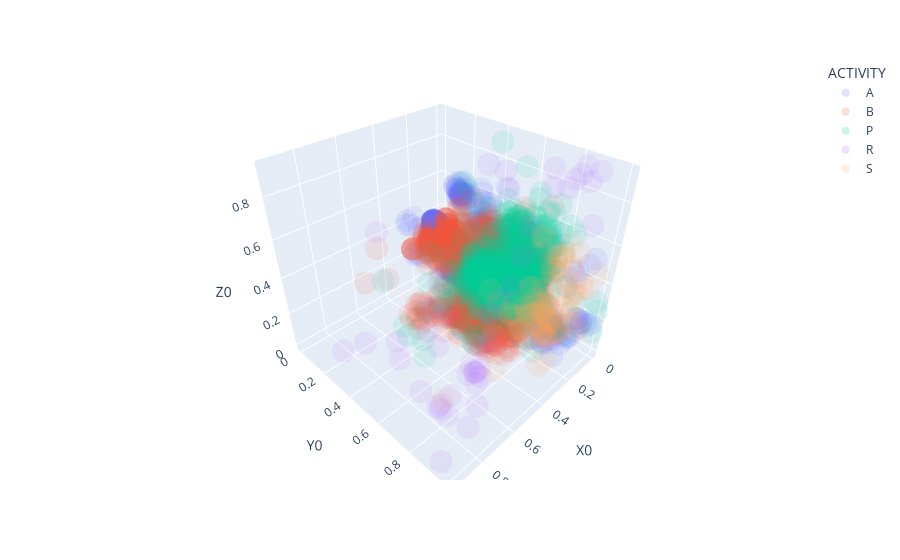

Notebook code cell kept with this figure:
### Code cell
n = str(0)
dlist = "(dfmain['X3']!=0) &(dfmain['X4']!=0) & (dfmain['X5']!=0) &(dfmain['X6']!=0) &(dfmain['X7']!=0) &(dfmain['X8']!=0) &(dfmain['X9']!=0)"
dd = dfmain[eval(dlist)]
dd = dd[dd['ACTIVITY'].isin(['A', 'B', 'P', 'R', 'S'])]
print(dd.columns)
px.scatter_3d(dd, x='X'+n, y='Y'+n, z='Z'+n, opacity=0.1, color='ACTIVITY')

### Figure 1 — Plotly figure (JSON) as saved in the notebook; plotly's stock layout.template omitted (floating-point values rounded to 4 significant figures; data arrays with more than 128 entries replaced by an {"elided": "..."} marker saying what was removed)
{"data": [{"hovertemplate": "ACTIVITY=A<br>X0=%{x}<br>Y0=%{y}<br>Z0=%{z}<extra></extra>", "legendgroup": "A", "marker": {"color": "#636efa", "opacity": 0.1, "symbol": "circle"}, "mode": "markers", "name": "A", "scene": "scene", "showlegend": true, "type": "scatter3d", "x": {"elided": "523 float values"}, "y": {"elided": "523 float values"}, "z": {"elided": "523 float values"}}, {"hovertemplate": "ACTIVITY=B<br>X0=%{x}<br>Y0=%{y}<br>Z0=%{z}<extra></extra>", "legendgroup": "B", "marker": {"color": "#EF553B", "opacity": 0.1, "symbol": "circle"}, "mode": "markers", "name": "B", "scene": "scene", "showlegend": true, "type": "scatter3d", "x": {"elided": "1238 float values"}, "y": {"elided": "1238 float values"}, "z": {"elided": "1238 float values"}}, {"hovertemplate": "ACTIVITY=P<br>X0=%{x}<br>Y0=%{y}<br>Z0=%{z}<extra></extra>", "legendgroup": "P", "marker": {"color": "#00cc96", "opacity": 0.1, "symbol": "circle"}, "mode": "markers", "name": "P", "scene": "scene", "showlegend": true, "type": "scatter3d", "x": {"elided": "762 float values"}, "y": {"elided": "762 float values"}, "z": {"elided": "762 float values"}}, {"hovertemplate": "ACTIVITY=R<br>X0=%{x}<br>Y0=%{y}<br>Z0=%{z}<extra></extra>", "legendgroup": "R", "marker": {"color": "#ab63fa", "opacity": 0.1, "symbol": "circle"}, "mode": "markers", "name": "R", "scene": "scene", "showlegend": true, "type": "scatter3d", "x": [0.92, 0.03, 0, 0.045, 0.05, 0.055, 0.06, 0.045, 0.05, 0.07, 0.04, 0.04, 0.05, 0.835, 0.62, 0.94, 0.795, 0.825, 0.01, 0.165, 0.285, 0.645, 0.605, 0.65, 0.705, 0.79, 0.775, 0.63, 0.68, 0.765, 0.015, 0.81, 0.82, 0.79, 0.83, 0.83, 0.73, 0.835, 0.755, 0.755, 0.665, 0.74, 0.76, 0.75, 0.83, 0.845], "y": [0.64, 0.915, 0.895, 0.88, 0.72, 0.715, 0.795, 0.855, 0.815, 0.85, 0.48, 0.455, 0.36, 0.825, 0.65, 0.945, 0.935, 0.785, 0.455, 0.705, 0.76, 0.91, 0.865, 0.84, 0.9, 0.725, 0.975, 0.805, 0.89, 0.92, 0.53, 1, 0.995, 1, 0.995, 0.995, 0.205, 0.165, 0.735, 0.795, 0.725, 0.74, 0.76, 0.625, 0.585, 0.615], "z": [0.905, 0.675, 0.9, 0.865, 0.79, 0.875, 0.815, 0.925, 0.855, 0.895, 0.69, 0.775, 0.78, 0.48, 0.39, 0.035, 0.39, 0.62, 0.015, 0.64, 0.565, 0.44, 0.515, 0.37, 0.245, 0.455, 0.395, 0.22, 0.085, 0.055, 0.15, 0.48, 0.465, 0.57, 0.475, 0.47, 0.01, 0, 0.01, 0.005, 0, 0.02, 0.02, 0.015, 0.34, 0.275]}, {"hovertemplate": "ACTIVITY=S<br>X0=%{x}<br>Y0=%{y}<br>Z0=%{z}<extra></extra>", "legendgroup": "S", "marker": {"color": "#FFA15A", "opacity": 0.1, "symbol": "circle"}, "mode": "markers", "name": "S", "scene": "scene", "showlegend": true, "type": "scatter3d", "x": [0, 0.015, 0.08, 0.005, 0.035, 0.075, 0.105, 0.005, 0.105, 0.17, 0.35, 0.07, 0.02, 0.11, 0.085, 0.125, 0.03, 0.045, 0.085, 0.12, 0.1, 0.205, 0.105, 0.43, 0.41, 0.125, 0.135, 0.17, 0.06, 0.14, 0.095, 0.13, 0.115, 0.06, 0.115, 0.07, 0.125, 0.1, 0.085, 0.06, 0, 0, 0.015, 0.35, 0.08, 0.16, 0.02, 0.125, 0.06, 0.02, 0.055, 0.16, 0.01, 0, 0.045, 0, 0.05, 0.01, 0.01, 0.2, 0.05, 0, 0.015, 0.045, 0.145, 0.115, 0.265, 0.06, 0.095, 0.25, 0.31, 0.21, 0.175, 0.15, 0.01, 0.005, 0.08, 0.02, 0.025, 0.165, 0.12, 0.215, 0.045, 0.705, 0.53, 0.225, 0.18, 0.035, 0.1, 0.02, 0.03, 0, 0.125, 0.06, 0.19, 0.075, 0.03, 0.18, 0.37, 0.585], "y": [0.97, 0.71, 0.78, 0.635, 0.735, 0.805, 0.79, 0.74, 0.815, 0.81, 1, 0.72, 0.945, 0.955, 0.84, 0.945, 0.815, 0.895, 0.91, 0.86, 0.895, 0.885, 0.875, 0.64, 0.74, 0.725, 0.805, 0.695, 0.475, 0.765, 0.58, 0.625, 0.795, 0.665, 0.825, 0.77, 0.81, 0.63, 0.67, 0.805, 0.7, 0.68, 0.645, 0.945, 0.885, 0.845, 0.83, 0.68, 0.85, 0.755, 0.72, 0.75, 0.765, 0.54, 0.82, 0.66, 0.7, 0.75, 0.695, 0.74, 0.77, 0.705, 0.74, 0.79, 0.95, 0.8, 0.85, 0.79, 0.815, 0.885, 0.82, 0.905, 0.88, 0.9, 0.86, 0.875, 0.81, 0.745, 0.84, 0.86, 0.8, 0.82, 0.795, 0.72, 0.845, 0.905, 0.845, 0.65, 0.8, 0.855, 0.84, 0.835, 0.71, 0.935, 0.78, 0.905, 0.925, 0.88, 0.94, 0.845], "z": [0.445, 0.015, 0.005, 0.015, 0.02, 0, 0.07, 0.145, 0.11, 0.14, 0.535, 0.55, 0.355, 0.445, 0.535, 0.39, 0.37, 0.21, 0.565, 0.54, 0.485, 0.535, 0.61, 0.09, 0.2, 0.135, 0.13, 0.05, 0.025, 0.04, 0.045, 0.08, 0.05, 0.06, 0.06, 0.16, 0.075, 0.06, 0.125, 0.12, 0.215, 0.145, 0.2, 0.115, 0.48, 0.55, 0.08, 0.03, 0.075, 0.08, 0.165, 0.195, 0.04, 0.04, 0.115, 0.085, 0.085, 0.15, 0.075, 0.095, 0.115, 0.06, 0.095, 0.105, 0.235, 0.46, 0.25, 0.345, 0.51, 0.535, 0.355, 0.18, 0.565, 0.16, 0.2, 0.3, 0.12, 0.185, 0.145, 0.11, 0.065, 0.08, 0.48, 0.005, 0.145, 0.035, 0.3, 0.22, 0.275, 0.195, 0.345, 0.285, 0, 0.175, 0.64, 0.33, 0.355, 0.295, 0.47, 0.605]}], "layout": {"legend": {"title": {"text": "ACTIVITY"}, "tracegroupgap": 0}, "margin": {"t": 60}, "scene": {"domain": {"x": [0, 1], "y": [0, 1]}, "xaxis": {"title": {"text": "X0"}}, "yaxis": {"title": {"text": "Y0"}}, "zaxis": {"title": {"text": "Z0"}}}}}
